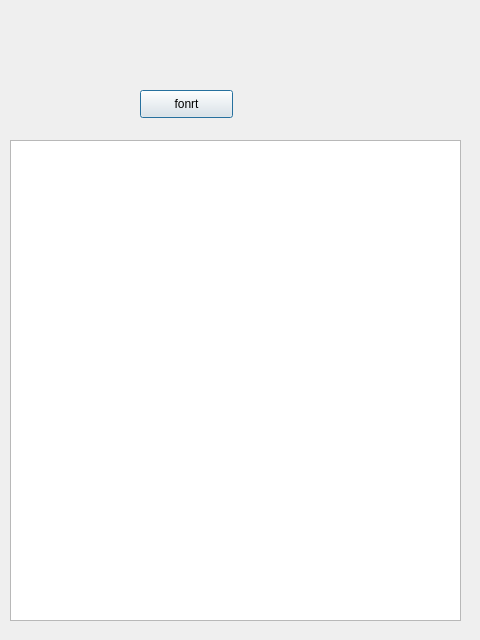
<?xml version="1.0" encoding="UTF-8"?>
<ui version="4.0">
 <class>Dialog</class>
 <widget class="QDialog" name="Dialog">
  <property name="geometry">
   <rect>
    <x>0</x>
    <y>0</y>
    <width>480</width>
    <height>640</height>
   </rect>
  </property>
  <property name="windowTitle">
   <string>Dialog</string>
  </property>
  <widget class="QPushButton" name="pushButton">
   <property name="geometry">
    <rect>
     <x>140</x>
     <y>90</y>
     <width>93</width>
     <height>28</height>
    </rect>
   </property>
   <property name="text">
    <string>fonrt</string>
   </property>
  </widget>
  <widget class="QTextEdit" name="textEdit">
   <property name="geometry">
    <rect>
     <x>10</x>
     <y>140</y>
     <width>451</width>
     <height>481</height>
    </rect>
   </property>
  </widget>
 </widget>
 <resources/>
 <connections/>
</ui>
